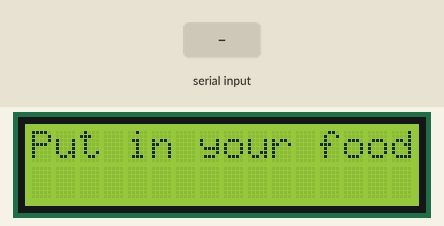
Simulated run of this sketch. Board: Arduino Uno, built with avr-gcc and run on an emulated ATmega328P. On the bench: 16×2 character LCD. The inputs (shaded band) are chosen by the test bench.

Above: at 1.2 s.
1.3 s: "90,45;" received over Serial
At 2.9 s:
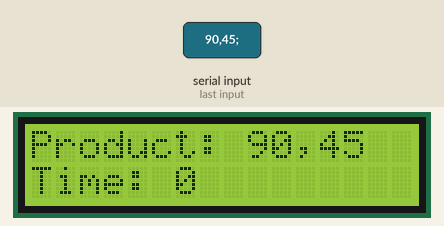
3.8 s: "30,150;" received over Serial
At 4.6 s:
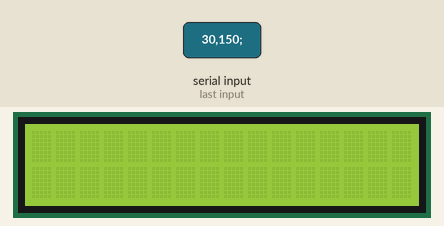
Timing chart, 0 to 6.8 s (numbered marks = the images above; inputs shaded):
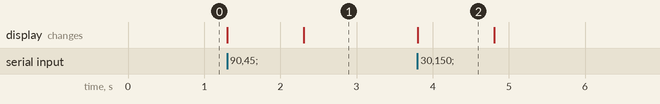

Measured:
- after the input at 1.3 s, the display: first changes at once (image 1 shows a later state)
- after the input at 3.8 s, the display: changes at once (image 2)
- what the display in image 2 shows lasts 1.0 s, from 3.8 s to 4.8 s

The sketch:

typeout-name_time.ino
```cpp
#include <LiquidCrystal.h>

LiquidCrystal lcd1(7,8,9,10,11,12);

String text;
int recomTime;

int i = 0;

//int ledPin = 1;
//int buttonpin = 0;
//byte leds = 0;

void setup() {
  Serial.begin(9600);
  lcd1.begin(16,2);
//  pinMode(ledPin, OUTPUT);
//  pinMode(buttonpin, INPUT_PULLUP);
}

void loop() {

  lcd1.setCursor(0,0);
//
//      //-------------------------
//      if (digitalRead(buttonpin) == LOW){
//        digitalWrite(ledPin, HIGH);
//      }
//      if (digitalRead(buttonpin) == HIGH){
//        digitalWrite(ledPin, LOW);
//
//        i = 0;
//      }
//    // -----------------------------


  if(Serial.available() > 1){

      lcd1.clear();

      text = Serial.readStringUntil(';');
      recomTime = Serial.parseInt();

      lcd1.print("Product: ");
      lcd1.print(text);

      lcd1.setCursor(0,1);

      lcd1.print("Time: ");
      lcd1.print(recomTime);

      i = 1;
      text = "";
      recomTime = 0;

    }else if(i == 0){
      lcd1.print("Put in your food");
    }
}
```
